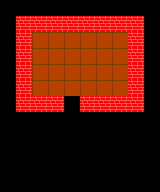

A level layout from a 2D game, rendered from its tile map. Below: a short description, then the map file with tile-grid data replaced by summaries:
An orthogonal 10x12 tile map with 16x16 px tiles, 1 tile layer (MainLayer), 2 tilesets and 2 objects (Player).

<map version="1.0" orientation="orthogonal" renderorder="right-down" width="10" height="12" tilewidth="16" tileheight="16">
 <tileset firstgid="1" name="testtile" tilewidth="16" tileheight="16">
  <image source="../tiles/testtile.png" width="160" height="160" />
  <tile id="4">
   <properties>
    <property name="solid" value="true" />
   </properties>
  </tile>
 </tileset>
 <tileset firstgid="101" name="objset" tilewidth="16" tileheight="16">
  <image source="../tiles/mobtiles.png" width="160" height="160" />
  <tile id="0">
   <properties>
    <property name="playerspawn" value="1" />
   </properties>
  </tile>
 </tileset>
 <layer name="MainLayer" width="10" height="12">
  <data>[120 cells, 80 non-empty, 3 distinct tile ids]</data>
 </layer>
 <objectgroup name="obte">
  <object name="Player" gid="101" x="64" y="96" />
  <object gid="103" x="64" y="112">
   <properties>
    <property name="teleport_map" value="testmap" />
    <property name="teleport_x" value="18" />
    <property name="teleport_y" value="36" />
   </properties>
  </object>
 </objectgroup>
</map>